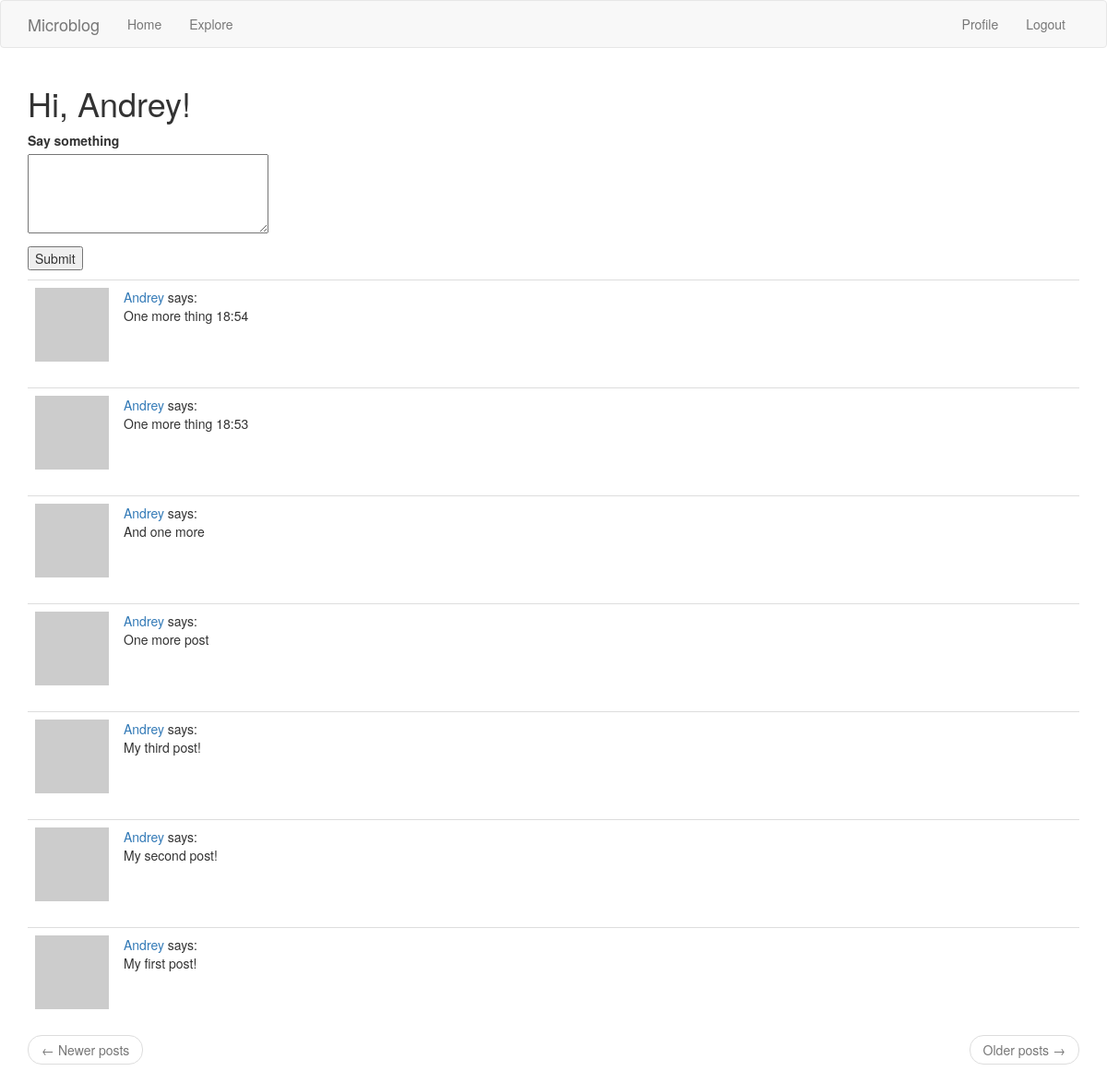
The page /index (signed in) on the database its author committed.
### app/models.py (models this page shows, shortened)
class User(UserMixin, db.Model):
    id = db.Column(db.Integer, primary_key=True)
    username = db.Column(db.String(64), index=True, unique=True)
    email = db.Column(db.String(120), index=True, unique=True)
    password_hash = db.Column(db.String(128))
    posts = db.relationship('Post', backref='author', lazy='dynamic')
    about_me = db.Column(db.String(140))
    last_seen = db.Column(db.DateTime, default=datetime.utcnow)
    followed = db.relationship('User', secondary=followers,
                               primaryjoin=(followers.c.follower_id == id),
                               secondaryjoin=(followers.c.followed_id == id),
                               backref=db.backref('followers', lazy='dynamic'),
                               lazy='dynamic')
    def avatar(self, size):
        digest = md5(self.email.lower().encode('utf-8')).hexdigest()
        return f'https://www.gravatar.com/avatar/{digest}?d=identicon&s={size}'
    def followed_posts(self):
        followed = Post.query.join(
            followers, (followers.c.followed_id == Post.user_id)).filter(
                followers.c.follower_id == self.id)
        own = Post.query.filter_by(user_id=self.id)
        return followed.union(own).order_by(Post.timestamp.desc())

class Post(db.Model):
    id = db.Column(db.Integer, primary_key=True)
    body = db.Column(db.String(140))
    timestamp = db.Column(db.DateTime, index=True, default=datetime.utcnow)
    user_id = db.Column(db.Integer, db.ForeignKey('user.id'))

### app/routes.py (the view)
@app.route('/', methods=['GET', 'POST'])
@app.route('/index', methods=['GET', 'POST'])
@login_required
def index():
    form = PostForm()
    if form.validate_on_submit():
        post = Post(body=form.post.data, author=current_user)
        db.session.add(post)
        db.session.commit()
        flash('Your post is now live')
        return redirect(url_for('index'))
    page = request.args.get('page', 1, type=int)
    posts = current_user.followed_posts().paginate(
        page, app.config['POSTS_PER_PAGE'], False)
    next_url = url_for('index', page=posts.next_num) \
        if posts.has_next else None
    prev_url = url_for('index', page=posts.prev_num) \
        if posts.has_prev else None
    return render_template('index.html',
                           title='Home',
                           form=form,
                           posts=posts.items,
                           next_url=next_url,
                           prev_url=prev_url)

### app/forms.py
class PostForm(FlaskForm):
    post = TextAreaField('Say something', validators=[
        DataRequired(), Length(min=1, max=140)])
    submit = SubmitField('Submit')

### app/models.py (called while the page is built)
@login.user_loader
def load_user(id):
    return User.query.get(int(id))

### app/routes.py (called while the page is built)
@app.before_request
def before_request():
    if current_user.is_authenticated:
        current_user.last_seen = datetime.utcnow()
        db.session.commit()

### app/templates/index.html (shortened to what this page needs)
{% extends "base.html" %}
{% block app_content %}
    <h1>Hi, {{ current_user.username }}!</h1>
    {% if form %}
    <form action="" method="post">
        <p>
            {{ form.post.label }}<br>
            {{ form.post(cols=32, rows=4)  }}
        </p>
        <p>{{ form.submit() }}</p>
    </form>
    {% endif %}
    {% for post in posts %}
        {% include "_post.html" %}
    {% endfor %}
    <nav aria-label="...">
        <ul class="pager">
            <li class="previous{% if not prev_url %} disabled{% endif %}">
                <a href="{{ prev_url or '#' }}">
                    <span aria-hidden="true">&larr;</span> Newer posts
                </a>
            </li>
            <li class="next{% if not next_url %} disabled{% endif %}">
                <a href="{{ next_url or '#' }}">
                    Older posts <span aria-hidden="true">&rarr;</span>
                </a>
            </li>
        </ul>
    </nav>
{% endblock %}

### app/templates/_post.html
<table class="table table-hover">
    <tr>
        <td width="70px">
            <a href="{{ url_for('user', username=post.author.username) }}">
                <img src="{{ post.author.avatar(36) }}" />
            </a>
        </td>
        <td>
            <a href="{{ url_for('user', username=post.author.username) }}">
                {{ post.author.username }}
            </a>
            says:
            <br>
            {{ post.body }}
        </td>
    </tr>
</table>

### rows shown on the page
User: username "Andrey"
Post: author.username "Andrey", body "One more thing 18:54"
Post: author.username "Andrey", body "One more thing 18:53"
Post: author.username "Andrey", body "And one more"
Post: author.username "Andrey", body "One more post"
Post: author.username "Andrey", body "My third post!"
Post: author.username "Andrey", body "My second post!"
Post: author.username "Andrey", body "My first post!"

### other values the page prints
{{ ('Home') }} "Home"
{{ ('Explore') }} "Explore"
{{ ('Profile') }} "Profile"
{{ ('Logout') }} "Logout"
